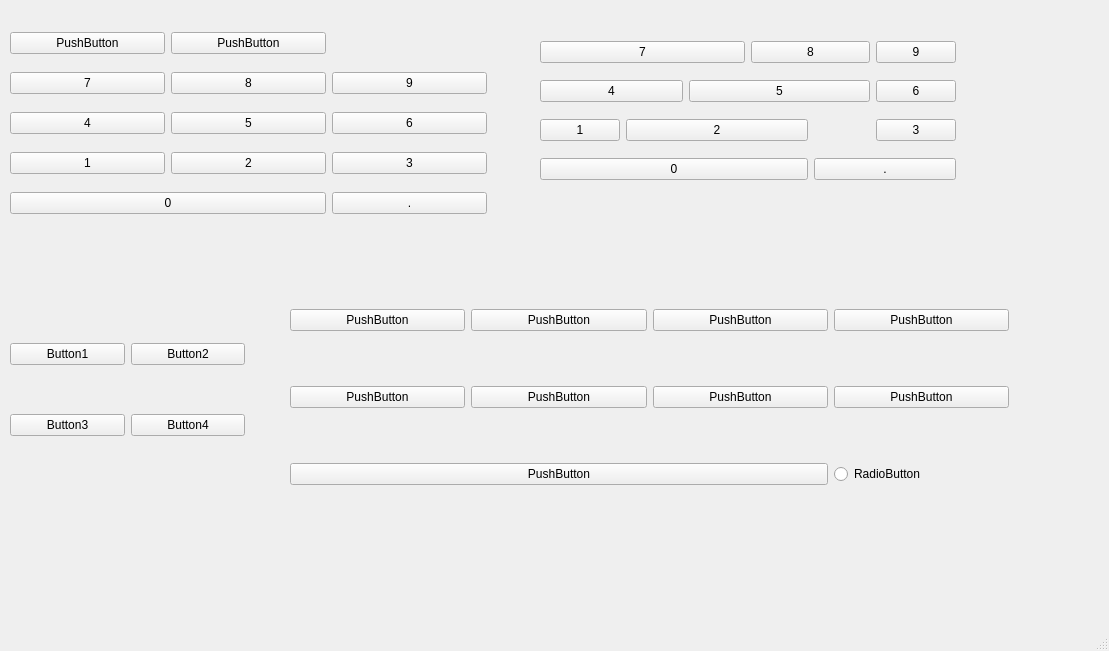
<?xml version="1.0" encoding="UTF-8"?>
<ui version="4.0">
 <class>MainWindow</class>
 <widget class="QMainWindow" name="MainWindow">
  <property name="geometry">
   <rect>
    <x>0</x>
    <y>0</y>
    <width>1109</width>
    <height>651</height>
   </rect>
  </property>
  <property name="windowTitle">
   <string>MainWindow</string>
  </property>
  <widget class="QWidget" name="centralwidget">
   <widget class="QWidget" name="layoutWidget">
    <property name="geometry">
     <rect>
      <x>10</x>
      <y>300</y>
      <width>235</width>
      <height>181</height>
     </rect>
    </property>
    <layout class="QGridLayout" name="gridLayout">
     <item row="0" column="0">
      <widget class="QPushButton" name="pushButton">
       <property name="text">
        <string>Button1</string>
       </property>
      </widget>
     </item>
     <item row="0" column="1">
      <widget class="QPushButton" name="pushButton_2">
       <property name="text">
        <string>Button2</string>
       </property>
      </widget>
     </item>
     <item row="1" column="0">
      <widget class="QPushButton" name="pushButton_3">
       <property name="text">
        <string>Button3</string>
       </property>
      </widget>
     </item>
     <item row="1" column="1">
      <widget class="QPushButton" name="pushButton_4">
       <property name="text">
        <string>Button4</string>
       </property>
      </widget>
     </item>
    </layout>
   </widget>
   <widget class="QWidget" name="layoutWidget">
    <property name="geometry">
     <rect>
      <x>10</x>
      <y>20</y>
      <width>477</width>
      <height>211</height>
     </rect>
    </property>
    <layout class="QGridLayout" name="gridLayout_2">
     <item row="1" column="3">
      <widget class="QPushButton" name="pushButton_7">
       <property name="text">
        <string>9</string>
       </property>
      </widget>
     </item>
     <item row="4" column="3">
      <widget class="QPushButton" name="pushButton_15">
       <property name="text">
        <string>.</string>
       </property>
      </widget>
     </item>
     <item row="1" column="1">
      <widget class="QPushButton" name="pushButton_5">
       <property name="text">
        <string>7</string>
       </property>
      </widget>
     </item>
     <item row="2" column="2">
      <widget class="QPushButton" name="pushButton_9">
       <property name="text">
        <string>5</string>
       </property>
      </widget>
     </item>
     <item row="3" column="1">
      <widget class="QPushButton" name="pushButton_13">
       <property name="text">
        <string>1</string>
       </property>
      </widget>
     </item>
     <item row="2" column="3">
      <widget class="QPushButton" name="pushButton_8">
       <property name="text">
        <string>6</string>
       </property>
      </widget>
     </item>
     <item row="3" column="3">
      <widget class="QPushButton" name="pushButton_11">
       <property name="text">
        <string>3</string>
       </property>
      </widget>
     </item>
     <item row="2" column="1">
      <widget class="QPushButton" name="pushButton_10">
       <property name="text">
        <string>4</string>
       </property>
      </widget>
     </item>
     <item row="4" column="1" colspan="2">
      <widget class="QPushButton" name="pushButton_14">
       <property name="text">
        <string>0</string>
       </property>
      </widget>
     </item>
     <item row="3" column="2">
      <widget class="QPushButton" name="pushButton_12">
       <property name="text">
        <string>2</string>
       </property>
      </widget>
     </item>
     <item row="1" column="2">
      <widget class="QPushButton" name="pushButton_6">
       <property name="text">
        <string>8</string>
       </property>
      </widget>
     </item>
     <item row="0" column="1">
      <widget class="QPushButton" name="pushButton_27">
       <property name="text">
        <string>PushButton</string>
       </property>
      </widget>
     </item>
     <item row="0" column="2">
      <widget class="QPushButton" name="pushButton_28">
       <property name="text">
        <string>PushButton</string>
       </property>
      </widget>
     </item>
    </layout>
   </widget>
   <widget class="QWidget" name="layoutWidget">
    <property name="geometry">
     <rect>
      <x>540</x>
      <y>30</y>
      <width>416</width>
      <height>165</height>
     </rect>
    </property>
    <layout class="QGridLayout" name="gridLayout_3">
     <item row="0" column="0" colspan="3">
      <widget class="QPushButton" name="pushButton_24">
       <property name="text">
        <string>7</string>
       </property>
      </widget>
     </item>
     <item row="0" column="3" colspan="2">
      <widget class="QPushButton" name="pushButton_21">
       <property name="text">
        <string>8</string>
       </property>
      </widget>
     </item>
     <item row="0" column="5">
      <widget class="QPushButton" name="pushButton_16">
       <property name="text">
        <string>9</string>
       </property>
      </widget>
     </item>
     <item row="1" column="0" colspan="2">
      <widget class="QPushButton" name="pushButton_20">
       <property name="text">
        <string>4</string>
       </property>
      </widget>
     </item>
     <item row="1" column="2" colspan="3">
      <widget class="QPushButton" name="pushButton_23">
       <property name="text">
        <string>5</string>
       </property>
      </widget>
     </item>
     <item row="1" column="5">
      <widget class="QPushButton" name="pushButton_22">
       <property name="text">
        <string>6</string>
       </property>
      </widget>
     </item>
     <item row="2" column="0">
      <widget class="QPushButton" name="pushButton_25">
       <property name="text">
        <string>1</string>
       </property>
      </widget>
     </item>
     <item row="2" column="1" colspan="3">
      <widget class="QPushButton" name="pushButton_18">
       <property name="text">
        <string>2</string>
       </property>
      </widget>
     </item>
     <item row="2" column="5">
      <widget class="QPushButton" name="pushButton_17">
       <property name="text">
        <string>3</string>
       </property>
      </widget>
     </item>
     <item row="3" column="0" colspan="4">
      <widget class="QPushButton" name="pushButton_19">
       <property name="text">
        <string>0</string>
       </property>
      </widget>
     </item>
     <item row="3" column="4" colspan="2">
      <widget class="QPushButton" name="pushButton_26">
       <property name="text">
        <string>.</string>
       </property>
      </widget>
     </item>
    </layout>
   </widget>
   <widget class="QWidget" name="gridLayoutWidget">
    <property name="geometry">
     <rect>
      <x>290</x>
      <y>260</y>
      <width>719</width>
      <height>277</height>
     </rect>
    </property>
    <layout class="QGridLayout" name="gridLayout_4">
     <item row="1" column="1">
      <widget class="QPushButton" name="pushButton_32">
       <property name="text">
        <string>PushButton</string>
       </property>
      </widget>
     </item>
     <item row="1" column="2">
      <widget class="QPushButton" name="pushButton_33">
       <property name="text">
        <string>PushButton</string>
       </property>
      </widget>
     </item>
     <item row="0" column="0">
      <widget class="QPushButton" name="pushButton_36">
       <property name="text">
        <string>PushButton</string>
       </property>
      </widget>
     </item>
     <item row="0" column="2">
      <widget class="QPushButton" name="pushButton_30">
       <property name="text">
        <string>PushButton</string>
       </property>
      </widget>
     </item>
     <item row="0" column="3">
      <widget class="QPushButton" name="pushButton_31">
       <property name="text">
        <string>PushButton</string>
       </property>
      </widget>
     </item>
     <item row="1" column="3">
      <widget class="QPushButton" name="pushButton_34">
       <property name="text">
        <string>PushButton</string>
       </property>
      </widget>
     </item>
     <item row="2" column="0" colspan="3">
      <widget class="QPushButton" name="pushButton_35">
       <property name="text">
        <string>PushButton</string>
       </property>
      </widget>
     </item>
     <item row="0" column="1">
      <widget class="QPushButton" name="pushButton_29">
       <property name="text">
        <string>PushButton</string>
       </property>
      </widget>
     </item>
     <item row="1" column="0">
      <widget class="QPushButton" name="pushButton_37">
       <property name="text">
        <string>PushButton</string>
       </property>
      </widget>
     </item>
     <item row="2" column="3">
      <widget class="QRadioButton" name="radioButton">
       <property name="text">
        <string>RadioButton</string>
       </property>
      </widget>
     </item>
    </layout>
   </widget>
  </widget>
  <widget class="QMenuBar" name="menubar">
   <property name="geometry">
    <rect>
     <x>0</x>
     <y>0</y>
     <width>1109</width>
     <height>26</height>
    </rect>
   </property>
  </widget>
  <widget class="QStatusBar" name="statusbar"/>
 </widget>
 <resources/>
 <connections/>
</ui>
